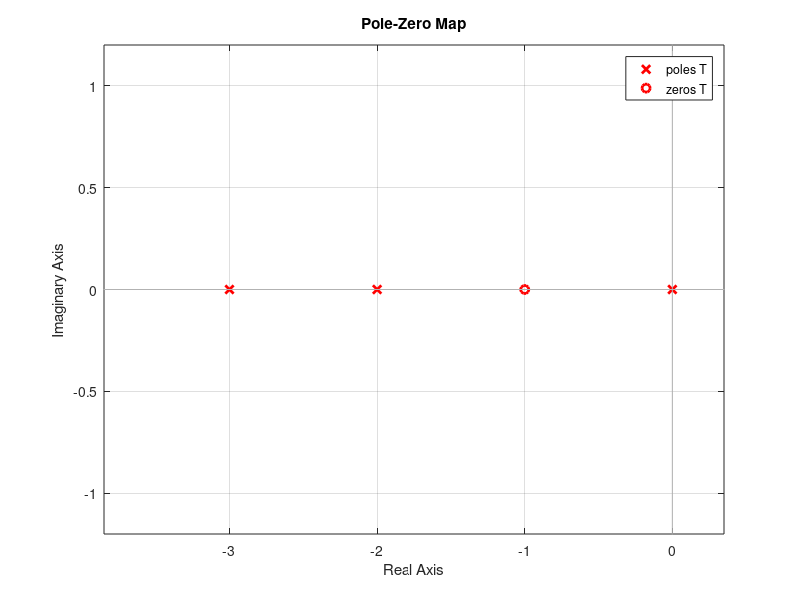

MATLAB code to generate this figure:
clc 
clear all


num = [1 1]; % Transfer fonksiyonun pay kısmı
den = [1 5 6 0]; % Transfer fonksiyonun payda  kısmı

T = tf(num,den) % Transfer fonksiyonu oluşturan tf fonksiyonu bunda ; yok çünkü terminalde görmek istiyorum transfer fonksiyonunu

zeros = roots(num) %sistemin sıfırları
polar = roots(den) %sistemin kutupları

pzmap(T,'r') % pzmap kutupların ve sıfırların reel imajiner düzlemde konumlarını gösteren fonksiyon noktalar daha rahat gözüksün diye kırmızı yapmak için 'r' argümanı girildi fonksiyona
